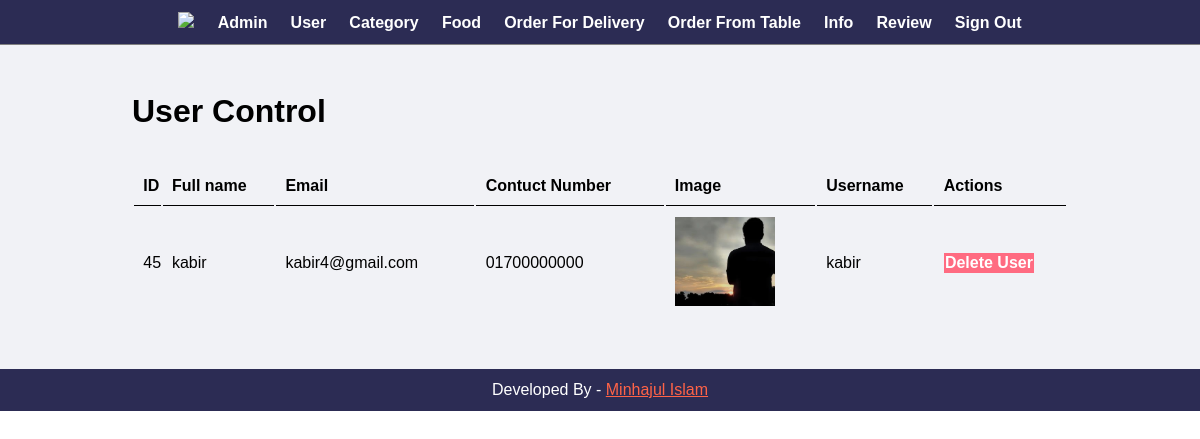
/admin/control-user.php (signed in), run on the app's committed database.
### tables this page shows
CREATE TABLE `user_signup` (
  `user_id` int(10) UNSIGNED NOT NULL,
  `full_name` varchar(100) NOT NULL,
  `email` varchar(100) NOT NULL,
  `contact_number` varchar(15) NOT NULL,
  `image_name` varchar(255) NOT NULL,
  `username` varchar(100) NOT NULL,
  `password` varchar(255) NOT NULL
);

### admin/control-user.php (the view, shortened to what this page needs)
<?php include('hd-ft/header.php');
?>
    <div class="manage">
        <div class = "wrapper">
            <h1>User Control</h1>
            <br>
            <br>
            <table class="table-full">
                <tr>
                    <th>ID</th>
                    <th>Full name</th>
                    <th>Email</th>
                    <th>Contuct Number</th>
                    <th>Image</th>
                    <th>Username</th>
                    <th>Actions</th>
                </tr>
                <?php
                    $sql = "SELECT * FROM user_signup";
                    $res = mysqli_query($conn, $sql);
                    $count = mysqli_num_rows($res);
                    if($count>0)
                    {
                        while($row=mysqli_fetch_assoc($res))
                        {
                            $id = $row['user_id'];
                            $full_name = $row['full_name'];
                            $image_name = $row['image_name'];
                            $email = $row['email'];
                            $contact_number = $row['contact_number'];
                            $username = $row['username'];
                            ?>
                                <tr>
                                    <td><?php echo $id; ?></td>
                                    <td><?php echo $full_name; ?></td>
                                    <td><?php echo $email; ?></td>
                                    <td><?php echo $contact_number; ?></td>
                                    <td>
                                        <?php
                                            if($image_name!="")
                                            {
                                                ?>
                                                <img src="<?php echo SITEURL; ?>images/user/<?php echo $image_name; ?>" width="100px" >
                                                <?php
                                            }
                                            else
                                            {
                                                echo "<div class='error'>Image not Added.</div>";
                                            }
                                        ?>
                                    </td>
                                    <td><?php echo $username; ?></td>
                                    <td>
                                        <a href="<?php echo SITEURL; ?>admin/delete-user.php?user_id=<?php echo $id; ?>&image_name=<?php echo $image_name; ?>" class="btn-delete">Delete User</a>
                                    </td>
                                </tr>
                            <?php
                        }
                    }
                    else
                    {
                        ?>
                        <tr>
                            <td colspan="6"><div class="error">No User.</div></td>
                        </tr>
                        <?php
                    }
                ?>
            </table>
        </div>
    </div>
<?php include('hd-ft/footer.php'); ?>

### css/back-end.css (style rules this page uses)
* { margin: 0; padding: 0; font-family: Arial, Helvetica, sans-serif; }
.wrapper { padding: 1%; width: 80%; margin: 0 auto; }
.table-full { width: 100%; }
table tr th { border-bottom: 1px solid black; padding: 1%; text-align: left; }
table tr td { padding: 1%; }
.btn-delete { background-color: #ff6b81; padding: 1%; color: white; text-decoration: none; font-weight: bold; }
.manage { background-color: #f1f2f6; padding: 3% 0; }
* { margin: 0; padding: 0; box-sizing: border-box; }

### data on the page
user_signup: user_id "45", full_name "kabir", email "kabir4@gmail.com", contact_number "01700000000", image_name (picture), username "kabir"
